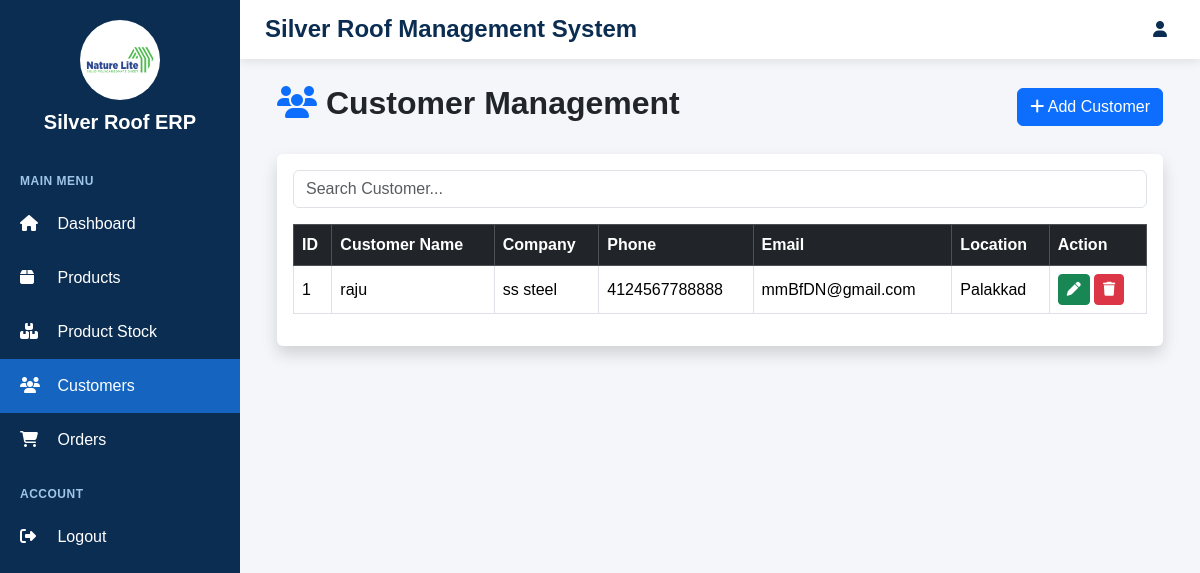
Before: /customers/ with the older database file.
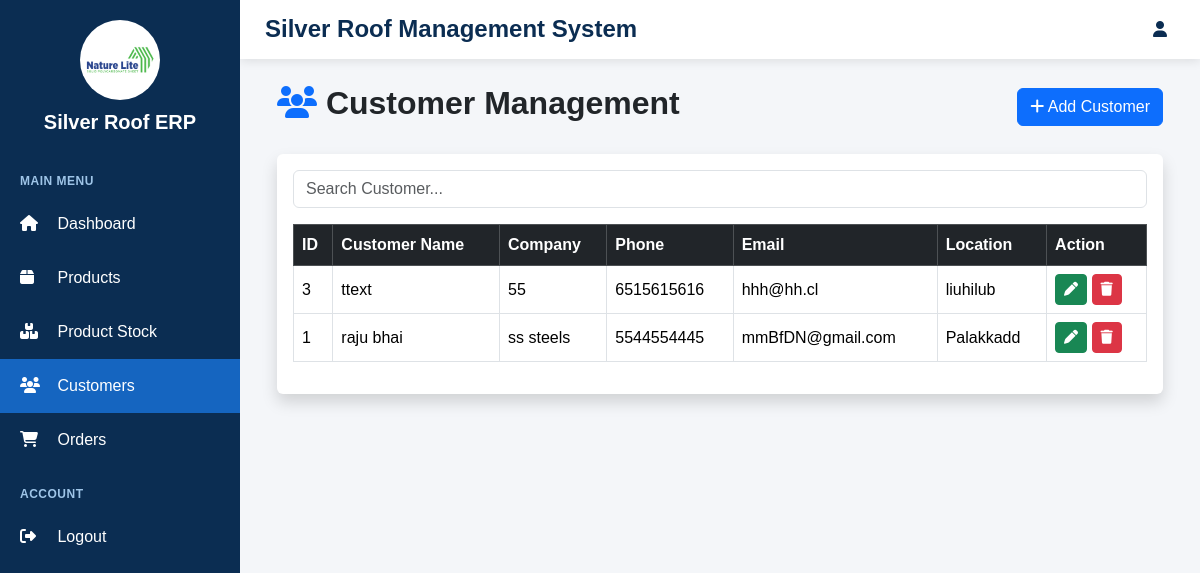
After: the same page with the newer database file.
### customers/models.py (models this page shows, shortened)
class Customer(models.Model):
    customer_name = models.CharField(max_length=150)
    company_name = models.CharField(max_length=150, blank=True)
    phone = models.CharField(max_length=15)
    email = models.EmailField(blank=True)
    address = models.TextField()
    location = models.CharField(max_length=150)
    gst = models.CharField(max_length=30, blank=True)

### customers/views.py (the view)
def customer_list(request):
    customers = Customer.objects.all().order_by("-id")
    return render(
        request,
        "customers/customer_list.html",
        {
            "customers": customers
        }
    )

### customers/templates/customers/customer_list.html (shortened to what this page needs)
{% extends 'base.html' %}
{% block content %}
<div class="container-fluid">
    <div class="d-flex justify-content-between align-items-center mb-4">
        <h2 class="fw-bold">
            <i class="fa fa-users text-primary"></i>
            Customer Management
        </h2>
        <a href="{% url 'add_customer' %}" class="btn btn-primary">
            <i class="fa fa-plus"></i>
            Add Customer
        </a>
    </div>
    <div class="card shadow border-0">
        <div class="card-body">
            <div class="mb-3">
                <input type="text"
                       id="searchCustomer"
                       class="form-control"
                       placeholder="Search Customer...">
            </div>
            <table class="table table-hover table-bordered align-middle" id="customerTable">
                <thead class="table-dark">
                    <tr>
                        <th>ID</th>
                        <th>Customer Name</th>
                        <th>Company</th>
                        <th>Phone</th>
                        <th>Email</th>
                        <th>Location</th>
                        <th>Action</th>
                    </tr>
                </thead>
                <tbody>
                {% for customer in customers %}
                    <tr>
                        <td>{{ customer.id }}</td>
                        <td>{{ customer.customer_name }}</td>
                        <td>{{ customer.company_name }}</td>
                        <td>{{ customer.phone }}</td>
                        <td>{{ customer.email }}</td>
                        <td>{{ customer.location }}</td>
                        <td>
                            <a href="{% url 'edit_customer' customer.id %}"
                               class="btn btn-success btn-sm">
                                <i class="fa fa-pen"></i>
                            </a>
                            <a href="{% url 'delete_customer' customer.id %}"
                               class="btn btn-danger btn-sm"
                               onclick="return confirm('Delete this customer?')">
                                <i class="fa fa-trash"></i>
                            </a>
                        </td>
                    </tr>
                {% empty %}
                    <tr>
                        <td colspan="7" class="text-center">
                            No Customers Found
                        </td>
                    </tr>
                {% endfor %}
                </tbody>
            </table>
        </div>
    </div>
</div>
{% endblock %}

### templates/base.html (shortened to what this page needs)
{% load static %}
<!DOCTYPE html>
<html lang="en">
<head>
    <link
        href="https://cdn.jsdelivr.net/npm/bootstrap@5.3.3/dist/css/bootstrap.min.css"
        rel="stylesheet"
    >
    <link
        rel="stylesheet"
        href="https://cdnjs.cloudflare.com/ajax/libs/font-awesome/6.7.2/css/all.min.css"
    >
</head>
<body>
<div class="sidebar">
    <div class="logo">
        <img
            src="{% static 'images/logo.png' %}"
            alt="Silver Roof Logo"
        >
        <h4>
            Silver Roof ERP
        </h4>
    </div>
    <div class="sidebar-section">
        Main Menu
    </div>
    {% if request.user.is_superuser %}
        <a
            href="{% url 'admin_dashboard' %}"
            class="{% if request.resolver_match.url_name == 'admin_dashboard' %}active{% endif %}"
        >
            <i class="fa fa-house"></i>
            Dashboard
        </a>
    {% else %}
        <a
            href="{% url 'sales_dashboard' %}"
            class="{% if request.resolver_match.url_name == 'sales_dashboard' %}active{% endif %}"
        >
            <i class="fa fa-house"></i>
            Dashboard
        </a>
    {% endif %}
    <a
        href="{% url 'product_list' %}"
        class="{% if request.resolver_match.url_name == 'product_list' or request.resolver_match.url_name == 'add_product' or request.resolver_match.url_name == 'edit_product' %}active{% endif %}"
    >
        <i class="fa fa-box"></i>
        Products
    </a>
    <a
        href="{% url 'stock_list' %}"
        class=""
    >
        <i class="fa fa-boxes-stacked"></i>
        Product Stock
    </a>
    <a
        href="{% url 'customer_list' %}"
        class="{% if request.resolver_match.url_name == 'customer_list' %}active{% endif %}"
    >
        <i class="fa fa-users"></i>
        Customers
    </a>
    <a
        href="{% url 'order_list' %}"
        class="{% if request.resolver_match.url_name == 'order_list' or request.resolver_match.url_name == 'add_order' or request.resolver_match.url_name == 'edit_order' %}active{% endif %}"
    >
        <i class="fa fa-cart-shopping"></i>
        {% if request.user.is_superuser %}
            Product Order Details
        {% else %}
            Orders
        {% endif %}
    </a>
    <div class="sidebar-section">
        Account
    </div>
    <a href="{% url 'logout' %}">
        <i class="fa fa-right-from-bracket"></i>
        Logout
    </a>
</div>
<div class="main">
    <div class="topbar">
        <h4>
            Silver Roof Management System
        </h4>
        <div class="topbar-user">
            {% if request.user.is_superuser %}
                <i class="fa-solid fa-user-shield"></i>
                <strong>
                    Admin
                </strong>
            {% else %}
                <i class="fa-solid fa-user"></i>
            {% endif %}
        </div>
    </div>
    <div class="content">
        {% block content %}
        {% endblock %}
    </div>
</div>
</body>
</html>

### templates/base.html (style rules this page uses)
* { box-sizing: border-box; }
body { margin: 0; font-family: Arial, sans-serif; background: #f4f6f9; }
.sidebar { width: 240px; height: 100vh; position: fixed; left: 0; top: 0; background: #0B2D52; overflow-y: auto; z-index: 1000; }
.logo { text-align: center; padding: 20px; color: white; }
.logo img { width: 80px; height: 80px; border-radius: 50%; background: white; padding: 5px; object-fit: contain; }
.logo h4 { margin-top: 10px; margin-bottom: 0; font-size: 20px; font-weight: 600; }
.sidebar a { display: block; color: white; padding: 15px 20px; text-decoration: none; font-size: 16px; transition: 0.2s; }
.sidebar a.active { background: #1565c0; color: white; }
.sidebar a i { width: 25px; margin-right: 8px; }
.sidebar-section { color: #9fc5e8; font-size: 12px; font-weight: bold; text-transform: uppercase; padding: 18px 20px 7px; letter-spacing: 0.5px; }
.main { margin-left: 240px; min-height: 100vh; }
.topbar { background: white; padding: 15px 25px; display: flex; justify-content: space-between; align-items: center; box-shadow: 0 2px 10px rgba(0, 0, 0, 0.1); position: sticky; top: 0; z-index: 900; }
.topbar h4 { margin: 0; color: #0B2D52; font-weight: 600; }
.topbar-user { display: flex; align-items: center; gap: 8px; color: #333; }
.topbar-user i { color: #0B2D52; }
.content { padding: 25px; }

Changed rows visible on the page:
added Customer: id "3", customer_name "ttext", company_name "55", phone "6515615616", email "hhh@hh.cl", location "liuhilub"
changed Customer "mmBfDN@gmail.com": customer_name "raju" → "raju bhai"; company_name "ss steel" → "ss steels"; phone "4124567788888" → "5544554445"; location "Palakkad" → "Palakkadd"
